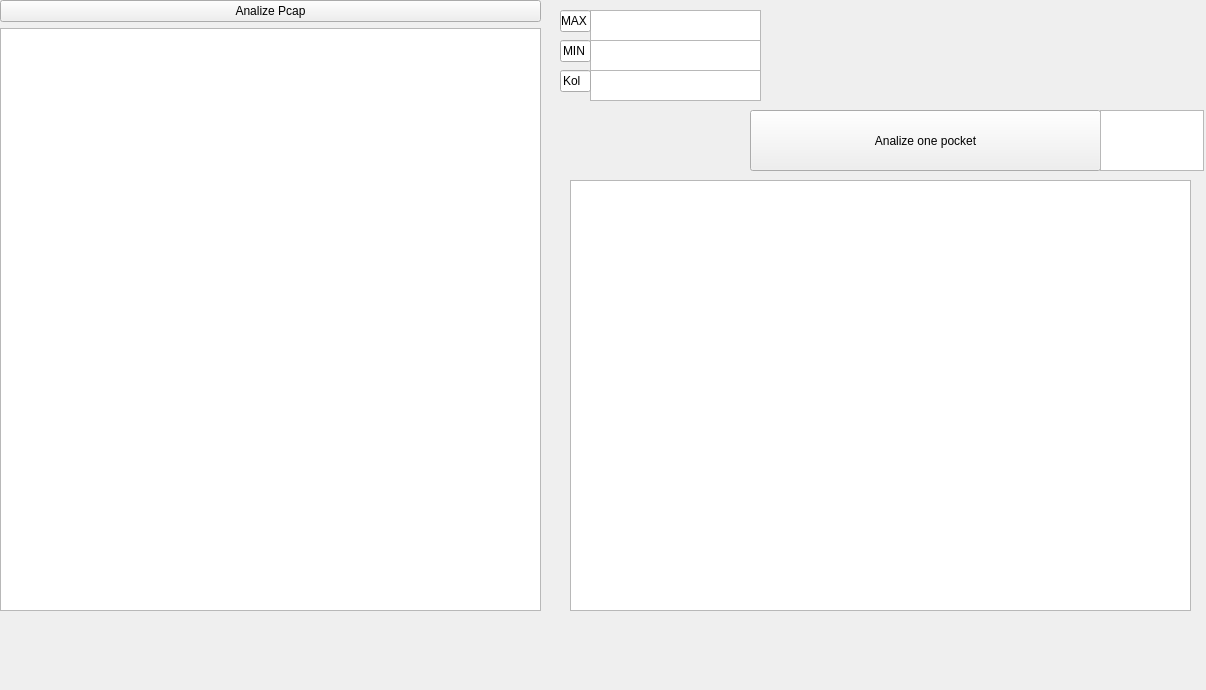
<?xml version="1.0" encoding="UTF-8"?>
<ui version="4.0">
 <class>snifer11</class>
 <widget class="QWidget" name="snifer11">
  <property name="geometry">
   <rect>
    <x>0</x>
    <y>0</y>
    <width>1206</width>
    <height>690</height>
   </rect>
  </property>
  <property name="windowTitle">
   <string>Analize Pcap</string>
  </property>
  <widget class="QWidget" name="verticalLayoutWidget">
   <property name="geometry">
    <rect>
     <x>0</x>
     <y>0</y>
     <width>541</width>
     <height>611</height>
    </rect>
   </property>
   <layout class="QVBoxLayout" name="verticalLayout">
    <item>
     <widget class="QPushButton" name="analize">
      <property name="text">
       <string>Analize Pcap</string>
      </property>
     </widget>
    </item>
    <item>
     <widget class="QTextEdit" name="textEdit"/>
    </item>
   </layout>
  </widget>
  <widget class="QTextEdit" name="textmax">
   <property name="geometry">
    <rect>
     <x>590</x>
     <y>10</y>
     <width>171</width>
     <height>31</height>
    </rect>
   </property>
  </widget>
  <widget class="QTextEdit" name="textmin">
   <property name="geometry">
    <rect>
     <x>590</x>
     <y>40</y>
     <width>171</width>
     <height>31</height>
    </rect>
   </property>
  </widget>
  <widget class="QLineEdit" name="lineEdit">
   <property name="geometry">
    <rect>
     <x>560</x>
     <y>40</y>
     <width>31</width>
     <height>22</height>
    </rect>
   </property>
   <property name="text">
    <string>MIN</string>
   </property>
  </widget>
  <widget class="QLineEdit" name="lineEdit_3">
   <property name="geometry">
    <rect>
     <x>560</x>
     <y>10</y>
     <width>31</width>
     <height>22</height>
    </rect>
   </property>
   <property name="text">
    <string>MAX</string>
   </property>
  </widget>
  <widget class="QPushButton" name="pushButton">
   <property name="geometry">
    <rect>
     <x>750</x>
     <y>110</y>
     <width>351</width>
     <height>61</height>
    </rect>
   </property>
   <property name="text">
    <string>Analize one pocket</string>
   </property>
  </widget>
  <widget class="QTextEdit" name="textone">
   <property name="geometry">
    <rect>
     <x>1100</x>
     <y>110</y>
     <width>104</width>
     <height>61</height>
    </rect>
   </property>
  </widget>
  <widget class="QTextEdit" name="textpock">
   <property name="geometry">
    <rect>
     <x>570</x>
     <y>180</y>
     <width>621</width>
     <height>431</height>
    </rect>
   </property>
  </widget>
  <widget class="QTextEdit" name="textkol">
   <property name="geometry">
    <rect>
     <x>590</x>
     <y>70</y>
     <width>171</width>
     <height>31</height>
    </rect>
   </property>
  </widget>
  <widget class="QLineEdit" name="lineEdit_2">
   <property name="geometry">
    <rect>
     <x>560</x>
     <y>70</y>
     <width>31</width>
     <height>22</height>
    </rect>
   </property>
   <property name="text">
    <string>Kol</string>
   </property>
  </widget>
 </widget>
 <resources/>
 <connections/>
</ui>
